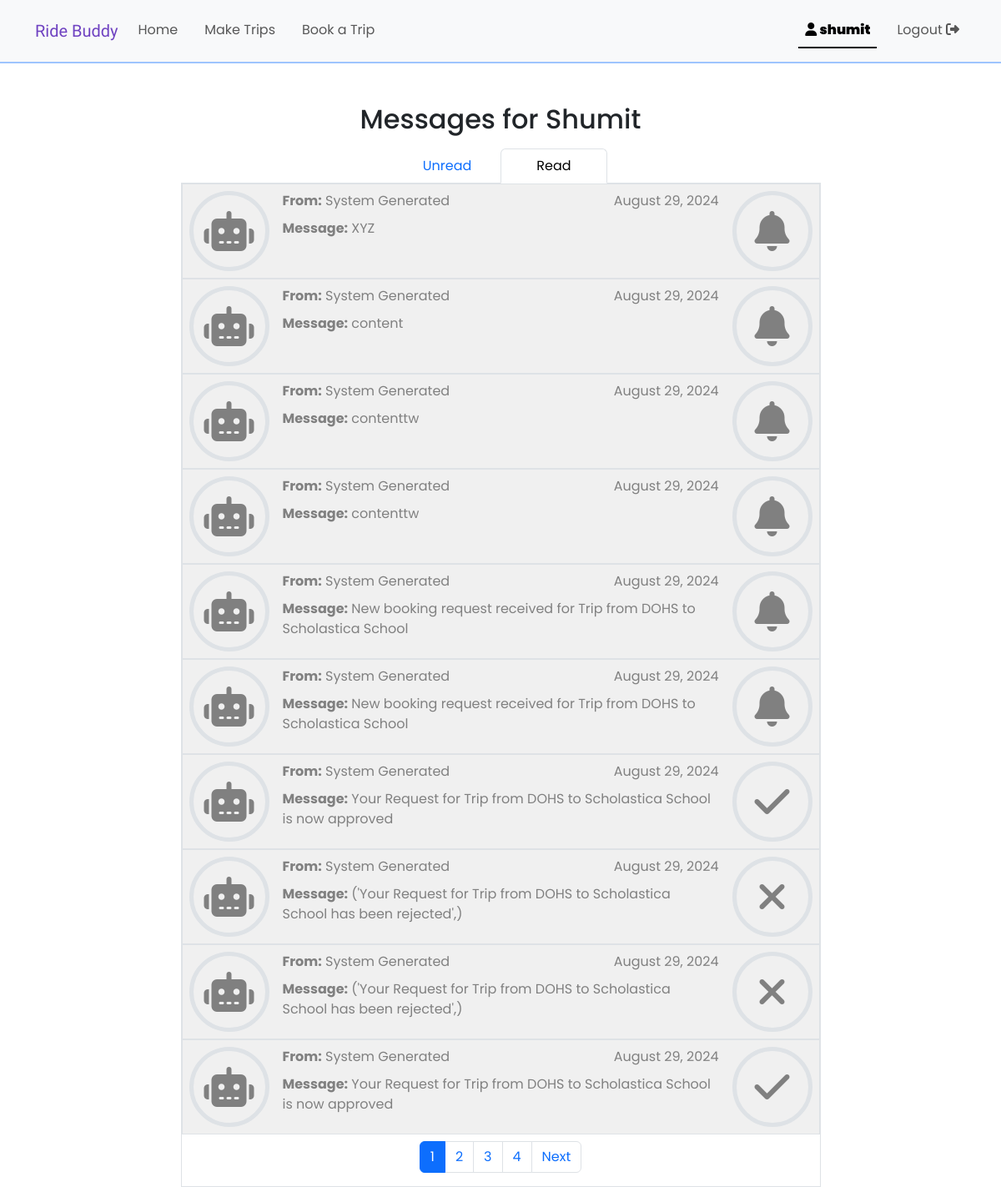
Page /mypage?active_side=read&page_no_read=1 (signed in) on the committed database.
### RideSharing/models.py (models this page shows)
class User(AbstractUser):
    pass

class Messages(models.Model):
    MESSAGE_TYPE_CHOICES = [
        ('approval', 'Approval'),
        ('rejection', 'Rejection'),
        ('request', 'Request'),
        ('info', 'Info'),
    ]
    sender = models.ForeignKey(User, on_delete=models.SET_NULL, null=True, blank=True)
    recipient = models.ForeignKey(User, on_delete=models.CASCADE, related_name='message_recipient')
    content = models.TextField()
    time_stamp = models.DateTimeField(auto_now_add=True)
    system_message = models.BooleanField(default=True)
    read = models.BooleanField(default=False)
    underlying_trip = models.ForeignKey(Trips, on_delete=models.CASCADE)
    underlying_booking = models.ForeignKey(Spot_Bookings, on_delete=models.SET_NULL, null=True, blank=True)
    message_type = models.CharField(max_length=10, choices=MESSAGE_TYPE_CHOICES)

### RideSharing/views.py (the view)
# urls.py: path("mypage", views.mypage, name="mypage"),
@login_required(login_url ='/login')
def mypage(request):
    page_no_unread = request.GET.get('page_no_unread', 1)
    page_no_read = request.GET.get('page_no_read', 1)
    active_side = request.GET.get('active_side', 'unread')
    items_per_page = request.GET.get('items_per_page', 10)
    user_id = request.user.id
    user = User.objects.get(id=user_id)
    unread_paginator = Paginator(user.message_recipient.filter(read = False), items_per_page)
    read_paginator = Paginator(user.message_recipient.filter(read = True), items_per_page)
    unread_messages = unread_paginator.get_page(page_no_unread)
    read_messages = read_paginator.get_page(page_no_read)
    return render(request, "mypage.html", {
        'recipient' : user,
        'unread_messages' : unread_messages,
        'read_messages' : read_messages,
        'active_side': active_side
    })

### RideSharing/templates/mypage.html (shortened to what this page needs)
{% extends "layout.html" %}
{% block body %}
    <h2 class="text-center">Messages for {{ recipient.username|capfirst }}</h2>
    <div class="boxes p-0 mx-auto">
    <ul class="mt-3 nav nav-tabs justify-content-center" id="myTab" role="tablist">
        <li class="nav-item" role="presentation">
            <button style="width: 8rem;"
            class="nav-link {% if active_side == 'unread' %} active {% endif %}"
            id="unread-tab"
            data-bs-toggle="tab"
            data-bs-target="#unread"
            type="button" role="tab" aria-controls="unread" aria-selected="true"
            onclick="history.pushState(null, '', '?active_side=unread');">Unread</button>
        </li>
        <li class="nav-item" role="presentation">
            <button style="width: 8rem;"
            class="nav-link {% if active_side == 'read' %} active {% endif %}"
            id="read-tab"
            data-bs-toggle="tab"
            data-bs-target="#read"
            type="button" role="tab" aria-controls="read" aria-selected="false"
            onclick="history.pushState(null, '', '?active_side=read');">Read</button>
        </li>
    </ul>
    <div class="tab-content border border-top-0">
        <div class="tab-pane {% if active_side == 'read' %} active {% endif %}"
        id="read"
        role="tabpanel"
        aria-labelledby="read-tab"
        tabindex="0">
            {% include 'component_snippets/mypage_messagelistbox.html' with messages=read_messages active_side='read' %}
        </div>
    </div>
</div>
{% endblock %}

### RideSharing/templates/component_snippets/navbar.html (shortened to what this page needs)
<nav id="top_bar" class="navbar navbar-expand-lg bg-body-tertiary border-bottom border-2 border-primary-subtle py-sm-3">
    <div class="container-lg">
        <a class="navbar-brand" href="#" style="color: var(--bs-purple);">
            <span class="logo">
                Ride Buddy
            </span>
        </a>
        <div class="collapse navbar-collapse" id="navbarToggler">
            <ul class="navbar-nav nav-underline me-auto mb-2 mb-lg-0">
                <li class="nav-item">
                    <a class="nav-link" aria-current="page" href="/">Home</a>
                </li>
                <li class="nav-item">
                    <a class="nav-link" href="{% url 'make_trip' %}">Make Trips</a>
                </li>
                <li class="nav-item">
                    <a class="nav-link" href="{% url 'find_trip' %}">Book a Trip</a>
                </li>
            </ul>
            <ul class="navbar-nav nav-underline">
                {% if user.is_authenticated %}
                <li class="nav-item">
                    <a class="nav-link" href="{% url 'mypage' %} ">
                        <div class="position-relative">
                            <i class="fa-solid fa-user"></i>
                            <strong>
                                {{ user.username }}
                            </strong>
                        </div>
                    </a>
                </li>
                <li class="nav-item">
                    <a class="nav-link" href="{% url 'logout' %}">
                        Logout
                        <i class="fa-solid fa-right-from-bracket"></i>
                    </a>
                </li>
                {% endif %}
            </ul>
        </div>
    </div>
</nav>

### RideSharing/templates/component_snippets/mypage_messagelist.html (shortened to what this page needs)
<li
    onclick="handle_message_click(event)"
    data-message-id="{{message.id}}"
    data-trip-id="{{message.underlying_trip.id}}"
    data-booking-id="{{message.underlying_booking.id}}"
    data-message-type="{{message.message_type}}"
    class="d-sm-flex border booking_row {% if message.read %} mail_read {% endif %}"
    >
        <div class="d-none d-sm-block">
            <div class="border border-5 m-2 d-flex justify-content-center align-items-center"
            style="font-size: 3rem; min-height: 6rem; min-width: 6rem; border-radius: 50%;">
                {% if message.system_message %}
                <i class="fa-solid fa-robot"></i>
                {% else %}
                <i class="fa-solid fa-user"></i>
                {% endif %}
            </div>
        </div>
        <div class="flex-fill p-2">
            <div class="d-flex justify-content-between">
                <div>
                    <strong>From:</strong>
                    {% if message.sender %}
                        {{ message.sender.username }}
                    {% else %}
                        System Generated
                    {% endif %}
                </div>
                <div>
                    {{ message.time_stamp|date:"F j, Y" }}
                </div>
            </div>
            <div>
                <strong>Message:</strong> {{ message.content }}
            </div>
        </div>
        <div class="d-none d-sm-block">
            <div class="border m-2 border-5 d-flex justify-content-center align-items-center"
            style="font-size: 3rem; min-height: 6rem; min-width: 6rem; border-radius: 50%;">
                {% if message.message_type == 'request' %}
                <i class="fa-solid fa-bell"></i>
                {% elif message.message_type == 'approval' %}
                <i class="fa-solid fa-check"></i>
                {% elif message.message_type == 'rejection' %}
                <i class="fa-solid fa-xmark"></i>
                {% else %}
                <i class="fa-solid fa-comment"></i>
                {% endif %}
            </div>
        </div>
</li>

### RideSharing/static/styles.css (style rules this page uses)
.boxes { padding: 2rem; max-width: 767px; }
.booking_row { position: relative; }
.booking_row::before { content: ""; position: absolute; top: 0; left: 0; right: 0; bottom: 0; background-color: rgba(var(--bs-primary-rgb), 0.3); opacity: 0; pointer-events: none; transition: opacity 0.3s ease; }
.mail_read { background-color: #f0f0f0; color: gray; }

### RideSharing/templates/layout.html (style rules this page uses)
body { font-family: "Poppins", sans-serif; }
.logo { font-family: "Playwrite ES Deco", cursive; font-optical-sizing: auto; font-weight: 400; font-style: normal; }

### rows in the picture
User: username "shumit", username "Shumit"
Messages: system_message True (drawn), shows "System Generated", time_stamp "August 29, 2024", content "XYZ", message_type "request" (drawn)
Messages: system_message True (drawn), shows "System Generated", time_stamp "August 29, 2024", content "content", message_type "request" (drawn)
Messages: system_message True (drawn), shows "System Generated", time_stamp "August 29, 2024", content "contenttw", message_type "request" (drawn)
Messages: system_message True (drawn), shows "System Generated", time_stamp "August 29, 2024", content "contenttw", message_type "request" (drawn)
Messages: system_message True (drawn), shows "System Generated", time_stamp "August 29, 2024", content "New booking request received for Trip from DOHS to Scholastica School", message_type "request" (drawn)
Messages: system_message True (drawn), shows "System Generated", time_stamp "August 29, 2024", content "New booking request received for Trip from DOHS to Scholastica School", message_type "request" (drawn)
Messages: system_message True (drawn), shows "System Generated", time_stamp "August 29, 2024", content "Your Request for Trip from DOHS to Scholastica School is now approved", message_type "approval" (drawn)
Messages: system_message True (drawn), shows "System Generated", time_stamp "August 29, 2024", content "('Your Request for Trip from DOHS to Scholastica School has been rejected',)", message_type "rejection" (drawn)
Messages: system_message True (drawn), shows "System Generated", time_stamp "August 29, 2024", content "('Your Request for Trip from DOHS to Scholastica School has been rejected',)", message_type "rejection" (drawn)
Messages: system_message True (drawn), shows "System Generated", time_stamp "August 29, 2024", content "Your Request for Trip from DOHS to Scholastica School is now approved", message_type "approval" (drawn)

### other values in the picture
{{ num }} "1" "2" "3" "4"
